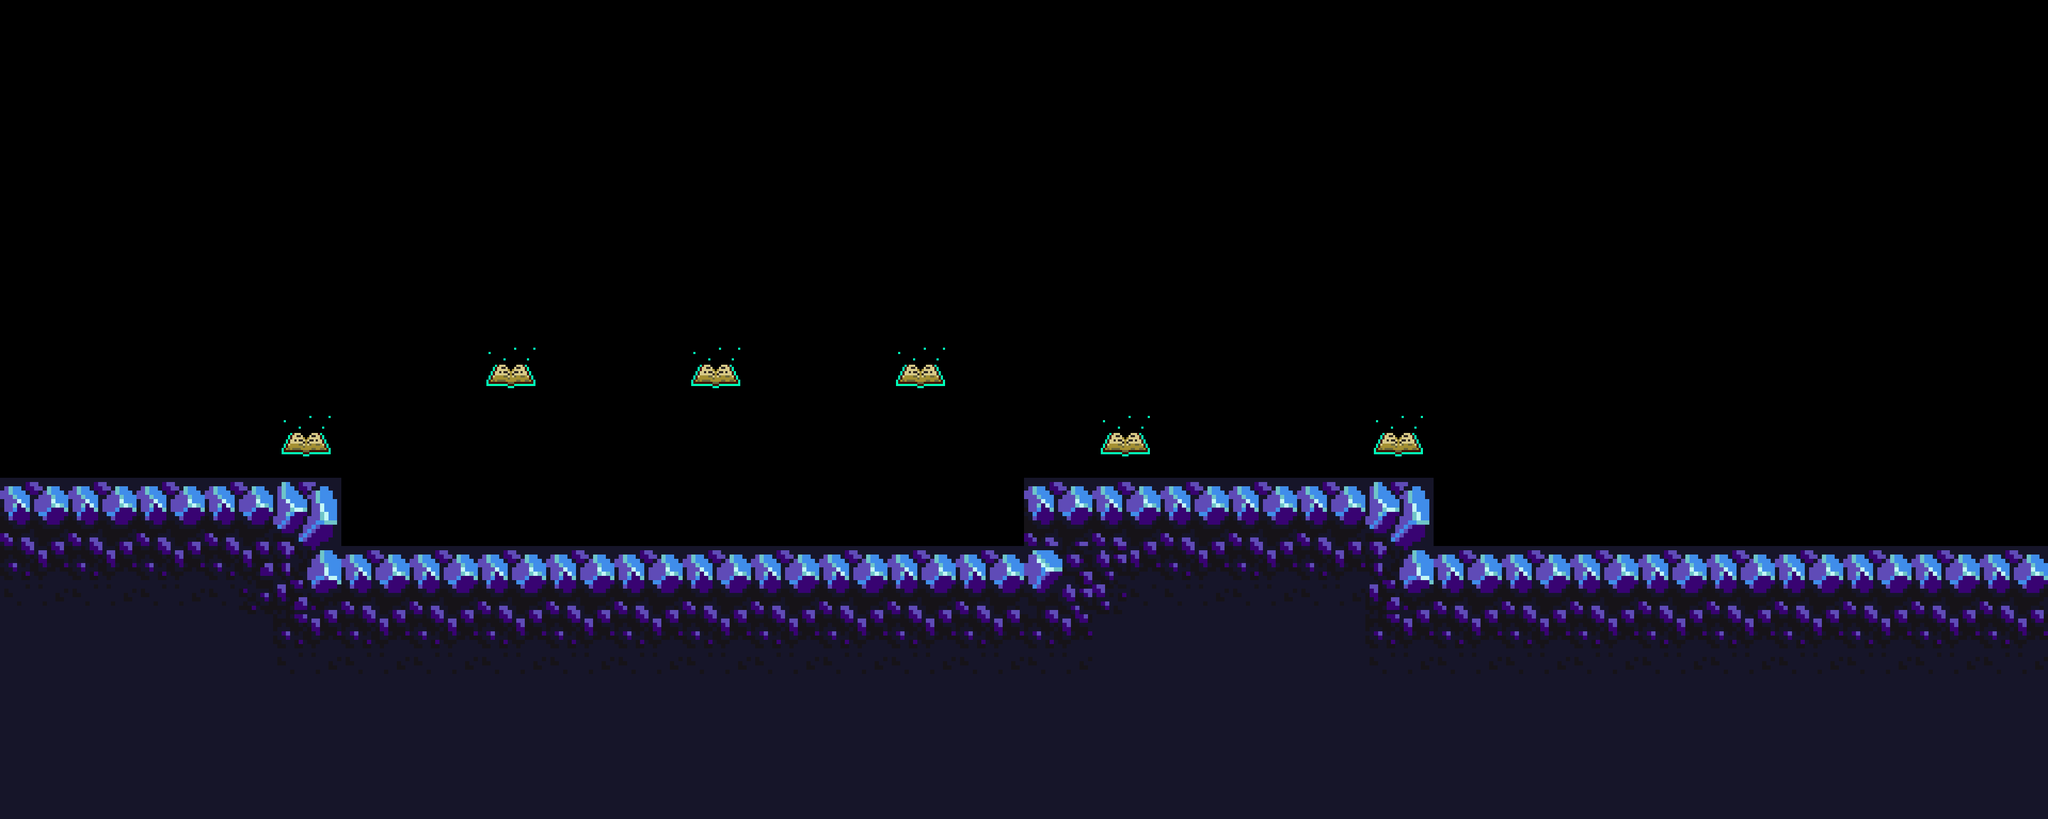

A 2D game scene composited from a Tiled map and its tileset images. What follows is a short description and the map's XML, with every tile layer's data as written:
An orthogonal 30x12 tile map with 128x128 px tiles, 2 tile layers (bkgr1, obj1), 2 tilesets.

<map version="1.5" tiledversion="1.6.0" orientation="orthogonal" renderorder="right-down" width="30" height="12" tilewidth="128" tileheight="128" infinite="0" nextlayerid="3" nextobjectid="1">
 <tileset firstgid="1" name="cave_rock" tilewidth="128" tileheight="128" tilecount="49" columns="7">
  <image source="rock_cave_128.png" width="896" height="896" />
 </tileset>
 <tileset firstgid="50" name="magic_book_128" tilewidth="128" tileheight="128" tilecount="1" columns="1">
  <image source="magic_book_128.png" width="128" height="128" />
 </tileset>
 <layer id="1" name="bkgr1" width="30" height="12">
  <data encoding="csv">
0,0,0,0,0,0,0,0,0,0,0,0,0,0,0,0,0,0,0,0,0,0,0,0,0,0,0,0,0,0,
0,0,0,0,0,0,0,0,0,0,0,0,0,0,0,0,0,0,0,0,0,0,0,0,0,0,0,0,0,0,
0,0,0,0,0,0,0,0,0,0,0,0,0,0,0,0,0,0,0,0,0,0,0,0,0,0,0,0,0,0,
0,0,0,0,0,0,0,0,0,0,0,0,0,0,0,0,0,0,0,0,0,0,0,0,0,0,0,0,0,0,
0,0,0,0,0,0,0,0,0,0,0,0,0,0,0,0,0,0,0,0,0,0,0,0,0,0,0,0,0,0,
0,0,0,0,0,0,0,0,0,0,0,0,0,0,0,0,0,0,0,0,0,0,0,0,0,0,0,0,0,0,
0,0,0,0,0,0,0,0,0,0,0,0,0,0,0,0,0,0,0,0,0,0,0,0,0,0,0,0,0,0,
36,36,36,36,38,0,0,0,0,0,0,0,0,0,0,36,36,36,36,36,38,0,0,0,0,0,0,0,0,0,
23,23,23,25,13,36,36,36,36,36,36,36,36,36,36,14,24,23,23,23,13,36,36,36,36,36,36,36,36,36,
20,20,20,20,23,23,23,23,23,23,23,23,23,23,23,23,20,20,20,20,23,23,23,23,23,23,23,23,23,23,
20,20,20,20,20,20,20,20,20,20,20,20,20,20,20,20,20,20,20,20,20,20,20,20,20,20,20,20,20,20,
20,20,20,20,20,20,20,20,20,20,20,20,20,20,20,20,20,20,20,20,20,20,20,20,20,20,20,20,20,20
</data>
 </layer>
 <layer id="2" name="obj1" width="30" height="12">
  <data encoding="csv">
0,0,0,0,0,0,0,0,0,0,0,0,0,0,0,0,0,0,0,0,0,0,0,0,0,0,0,0,0,0,
0,0,0,0,0,0,0,0,0,0,0,0,0,0,0,0,0,0,0,0,0,0,0,0,0,0,0,0,0,0,
0,0,0,0,0,0,0,0,0,0,0,0,0,0,0,0,0,0,0,0,0,0,0,0,0,0,0,0,0,0,
0,0,0,0,0,0,0,0,0,0,0,0,0,0,0,0,0,0,0,0,0,0,0,0,0,0,0,0,0,0,
0,0,0,0,0,0,0,0,0,0,0,0,0,0,0,0,0,0,0,0,0,0,0,0,0,0,0,0,0,0,
0,0,0,0,0,0,0,50,0,0,50,0,0,50,0,0,0,0,0,0,0,0,0,0,0,0,0,0,0,0,
0,0,0,0,50,0,0,0,0,0,0,0,0,0,0,0,50,0,0,0,50,0,0,0,0,0,0,0,0,0,
0,0,0,0,0,0,0,0,0,0,0,0,0,0,0,0,0,0,0,0,0,0,0,0,0,0,0,0,0,0,
0,0,0,0,0,0,0,0,0,0,0,0,0,0,0,0,0,0,0,0,0,0,0,0,0,0,0,0,0,0,
0,0,0,0,0,0,0,0,0,0,0,0,0,0,0,0,0,0,0,0,0,0,0,0,0,0,0,0,0,0,
0,0,0,0,0,0,0,0,0,0,0,0,0,0,0,0,0,0,0,0,0,0,0,0,0,0,0,0,0,0,
0,0,0,0,0,0,0,0,0,0,0,0,0,0,0,0,0,0,0,0,0,0,0,0,0,0,0,0,0,0
</data>
 </layer>
</map>